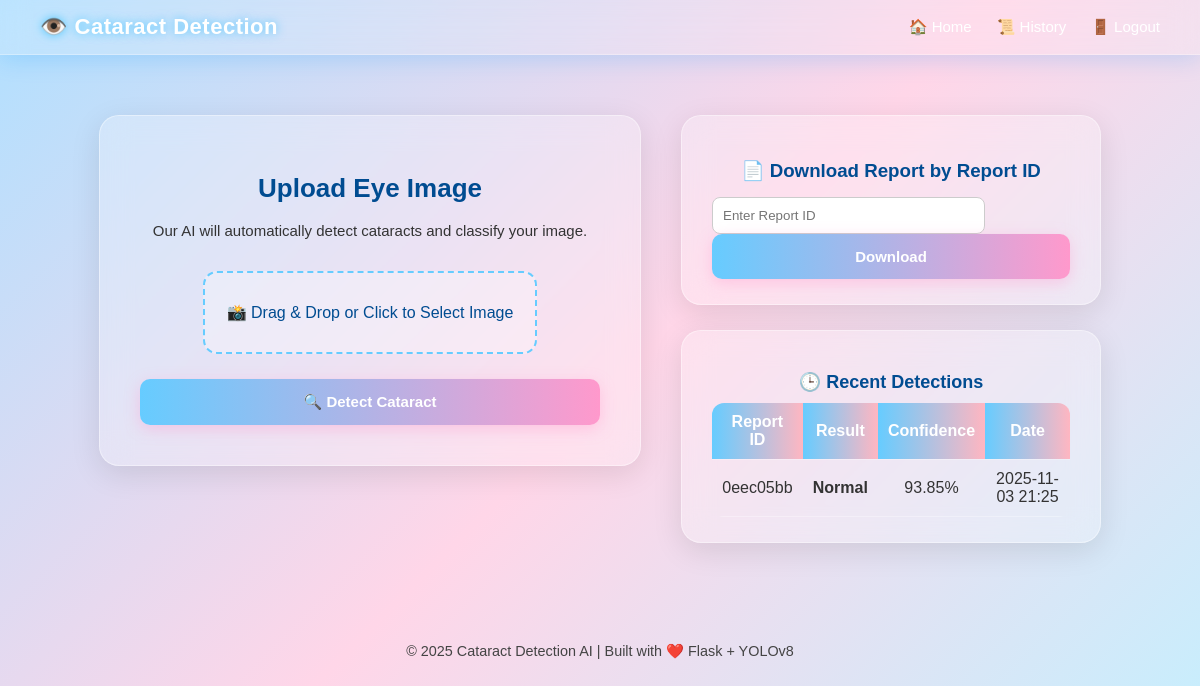
Page /dashboard (signed in) on the committed database.
### database.py (models this page shows, shortened)
class Detection(db.Model):
    __tablename__ = 'detection'
    id = db.Column(db.Integer, primary_key=True)
    report_id = db.Column(db.String(10), unique=True, nullable=False, index=True)
    filename = db.Column(db.String(255), nullable=False)
    annotated = db.Column(db.String(255), nullable=True)
    result = db.Column(db.String(50), nullable=False)
    confidence = db.Column(db.Float, nullable=False)
    timestamp = db.Column(db.DateTime, default=datetime.utcnow, index=True)
    user_id = db.Column(db.Integer, db.ForeignKey('user.id'), nullable=False)

### app.py (the view)
@app.route('/dashboard')
@login_required
def index():
    recent = Detection.query.filter_by(user_id=current_user.id).order_by(Detection.timestamp.desc()).limit(3).all()
    return render_template('index.html', user=current_user, recent=recent)

### app.py (called while the page is built)
@login_manager.user_loader
def load_user(user_id):
    try:
        return db.session.get(User, int(user_id))
    except Exception:
        return None

### templates/index.html (shortened to what this page needs)
<!DOCTYPE html>
<html lang="en">
<head>
</head>
<body>
<nav class="navbar">
  <div class="nav-left">
    <h2>👁️ Cataract Detection</h2>
  </div>
  <div class="nav-right">
    <a href="{{ url_for('index') }}">🏠 Home</a>
    <a href="{{ url_for('history') }}">📜 History</a>
    {% if current_user.is_authenticated %}
      <a href="{{ url_for('logout') }}">🚪 Logout</a>
    {% endif %}
  </div>
</nav>
  <div class="main-layout">
    <div class="card">
      <h1>Upload Eye Image</h1>
      <p class="subtitle">Our AI will automatically detect cataracts and classify your image.</p>
      <form id="uploadForm" action="{{ url_for('predict') }}" method="post" enctype="multipart/form-data">
        <label for="fileInput" class="dropzone" id="dropZone">
          <p>📸 Drag & Drop or Click to Select Image</p>
        </label>
        <button type="submit" class="btn">🔍 Detect Cataract</button>
      </form>
    </div>
    <div class="right-side">
      <div class="download-card">
        <h3>📄 Download Report by Report ID</h3>
        <form action="{{ url_for('download_report') }}" method="POST">
          <input type="text" name="report_id" placeholder="Enter Report ID" required>
          <button type="submit" class="btn">Download</button>
        </form>
      </div>
      {% if recent %}
      <div class="recent">
        <h2>🕒 Recent Detections</h2>
        <table>
          <tr>
            <th>Report ID</th>
            <th>Result</th>
            <th>Confidence</th>
            <th>Date</th>
          </tr>
          {% for r in recent %}
          <tr>
            <td>{{ r.report_id }}</td>
            <td class="{{ 'positive' if r.result == 'cataract' else 'normal' }}">{{ r.result|capitalize }}</td>
            <td>{{ (r.confidence * 100)|round(2) }}%</td>
            <td>{{ r.timestamp.strftime('%Y-%m-%d %H:%M') }}</td>
          </tr>
          {% endfor %}
        </table>
      </div>
      {% endif %}
    </div>
  </div>
  <footer>© 2025 Cataract Detection AI | Built with ❤️ Flask + YOLOv8</footer>
</body>
</html>

### templates/index.html (style rules this page uses)
body { font-family: 'Poppins', sans-serif; background: linear-gradient(135deg, #b0e0ff, #ffd6e8, #c2f0ff); margin: 0; padding: 0; overflow-x: hidden; min-height: 100vh; background-attachment: fixed; }
.navbar { background: rgba(255, 255, 255, 0.15); backdrop-filter: blur(14px); -webkit-backdrop-filter: blur(14px); border-bottom: 1px solid rgba(255, 255, 255, 0.3); color: white; display: flex; justify-content: space-between; align-items: center; padding: 14px 40px; position: sticky; top: 0; z-index: 1000; box-shadow: 0 4px 25px rgba(0, 150, 255, 0.2); }
.nav-left h2 { margin: 0; font-size: 22px; font-weight: 600; color: #ffffff; letter-spacing: 0.5px; text-shadow: 0 0 10px rgba(0, 180, 255, 0.6); }
.nav-right { display: flex; gap: 25px; align-items: center; }
.nav-right a { color: #ffffff; text-decoration: none; font-weight: 500; font-size: 15px; transition: 0.3s ease; position: relative; }
.nav-right a::after { content: ""; position: absolute; left: 0; bottom: -4px; width: 0%; height: 2px; background: linear-gradient(90deg, #00b4db, #0099cc); transition: 0.3s ease; border-radius: 2px; }
.main-layout { display: flex; justify-content: center; align-items: flex-start; gap: 40px; flex-wrap: wrap; padding: 60px 20px; }
.card, .download-card, .recent { background: rgba(255, 255, 255, 0.25); backdrop-filter: blur(15px); -webkit-backdrop-filter: blur(15px); border-radius: 20px; border: 1.5px solid rgba(255, 255, 255, 0.4); box-shadow: 0 8px 30px rgba(0, 0, 0, 0.1); animation: fadeIn 0.6s ease; transition: all 0.3s ease-in-out; }
.card { width: 460px; text-align: center; padding: 40px; }
h1 { color: #004c91; font-size: 26px; margin-bottom: 12px; }
.subtitle { color: #333; font-size: 15px; margin-bottom: 28px; line-height: 1.6; }
.dropzone { border: 2.5px dashed #66ccff; border-radius: 14px; width: 80%; max-width: 300px; margin: 0 auto 25px auto; padding: 30px 15px; text-align: center; cursor: pointer; background: rgba(255, 255, 255, 0.3); transition: 0.3s ease; display: flex; flex-direction: column; justify-content: center; align-items: center; }
.dropzone p { color: #004c91; font-size: 16px; font-weight: 500; margin: 0; }
.btn { padding: 14px 20px; background: linear-gradient(90deg, #66ccff, #ff99cc); border: none; color: white; border-radius: 10px; cursor: pointer; transition: 0.3s; width: 100%; font-weight: 600; font-size: 15px; box-shadow: 0 4px 15px rgba(255, 153, 204, 0.4); }
.right-side { display: flex; flex-direction: column; gap: 25px; width: 420px; }
.download-card { padding: 25px 30px; }
.download-card h3 { color: #004c91; text-align: center; margin-bottom: 15px; }
.download-card input { padding: 10px; width: 70%; border-radius: 8px; border: 1px solid #ccc; margin-right: 8px; outline: none; }
.recent { padding: 25px 30px; }
.recent h2 { color: #004c91; font-size: 18px; text-align: center; margin-bottom: 10px; }
.recent table { width: 100%; border-collapse: collapse; border-radius: 12px; overflow: hidden; }
.recent th, .recent td { padding: 10px; text-align: center; border-bottom: 1px solid rgba(255, 255, 255, 0.3); color: #333; }
.recent th { background: linear-gradient(90deg, #66ccff, #ffb6c1); color: white; }
.normal { color: #2ecc71; font-weight: 600; }
footer { text-align: center; color: #444; font-size: 0.9rem; margin: 40px 0 20px 0; }

### rows in the picture
Detection: report_id "0eec05bb", result "Normal", (r.confidence*100)|round(2) "93.85", timestamp "2025-11-03 21:25"
